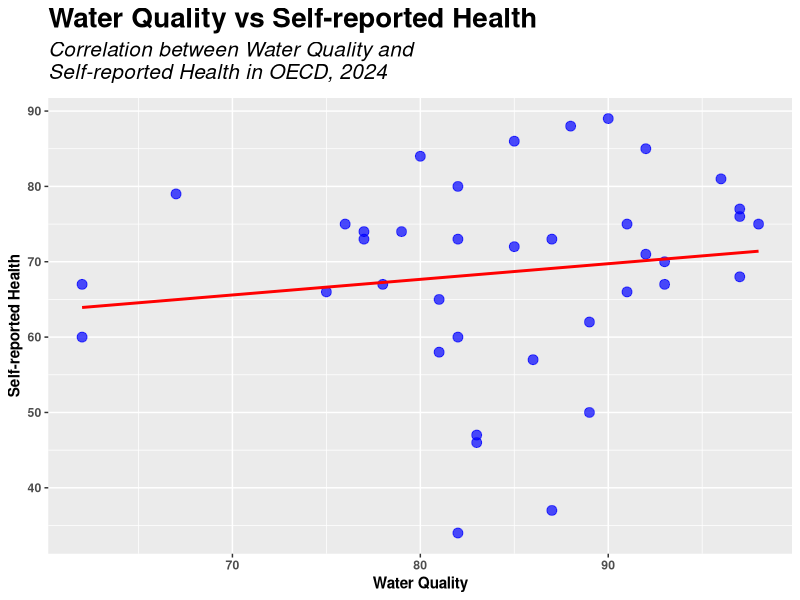

This chart was generated by the following R code:
## ---- chunk 1
library(ggplot2)
library(readr)

# Load data
df <- read_csv("better-life-index-2024.csv")

# Scatter plot
ggplot(df, aes(x = `Water quality`, y = `Self-reported health`)) +
  geom_point(color = "blue", size = 3, alpha = 0.7) +
  geom_smooth(method = "lm", color = "red", se = FALSE) +
  labs(title = "Water Quality vs Self-reported Health",
       subtitle = "Correlation between Water Quality and \nSelf-reported Health in OECD, 2024",
       x = "Water Quality",
       y = "Self-reported Health") +
  theme(plot.title = element_text(face = "bold", size = 20, margin = margin(b=5)), 
        plot.subtitle = element_text(face = "italic", size = 15, margin = margin(b = 10)), 
        plot.caption = element_text(face = "italic", margin = margin(t = 5)), 
        axis.title.y = element_text(face = "bold"), 
        axis.title.x = element_text(face = "bold"),
        axis.text = element_text(face = "bold"))
